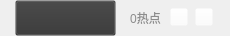
<?xml version="1.0" encoding="UTF-8"?>
<ui version="4.0">
 <class>project_edit_hotpoint_group_itemClass</class>
 <widget class="QWidget" name="project_edit_hotpoint_group_itemClass">
  <property name="geometry">
   <rect>
    <x>0</x>
    <y>0</y>
    <width>230</width>
    <height>36</height>
   </rect>
  </property>
  <property name="windowTitle">
   <string>project_edit_hotpoint_group_item</string>
  </property>
  <widget class="QPushButton" name="pushButton_del">
   <property name="geometry">
    <rect>
     <x>195</x>
     <y>8</y>
     <width>18</width>
     <height>18</height>
    </rect>
   </property>
   <property name="styleSheet">
    <string notr="true">background-color: rgba(255, 255, 255,0);</string>
   </property>
   <property name="text">
    <string/>
   </property>
  </widget>
  <widget class="QPushButton" name="pushButton_iconCount">
   <property name="geometry">
    <rect>
     <x>120</x>
     <y>0</y>
     <width>51</width>
     <height>36</height>
    </rect>
   </property>
   <property name="styleSheet">
    <string notr="true">background-color: rgba(52, 52, 52,0);
border:0px;
color: rgb(140, 140, 140);</string>
   </property>
   <property name="text">
    <string>0热点</string>
   </property>
  </widget>
  <widget class="QPushButton" name="pushButton_title">
   <property name="geometry">
    <rect>
     <x>15</x>
     <y>0</y>
     <width>101</width>
     <height>36</height>
    </rect>
   </property>
   <property name="styleSheet">
    <string notr="true">background-color: rgba(52, 52, 52,0);
color: rgb(255, 255, 255);
text-align: left;</string>
   </property>
   <property name="text">
    <string/>
   </property>
  </widget>
  <widget class="QPushButton" name="pushButton_defOpen">
   <property name="geometry">
    <rect>
     <x>170</x>
     <y>8</y>
     <width>18</width>
     <height>18</height>
    </rect>
   </property>
   <property name="styleSheet">
    <string notr="true">background-color: rgba(255, 255, 255,0);</string>
   </property>
   <property name="text">
    <string/>
   </property>
  </widget>
  <zorder>pushButton_del</zorder>
  <zorder>pushButton_iconCount</zorder>
  <zorder>pushButton_defOpen</zorder>
  <zorder>pushButton_title</zorder>
 </widget>
 <layoutdefault spacing="6" margin="11"/>
 <resources/>
 <connections/>
</ui>
